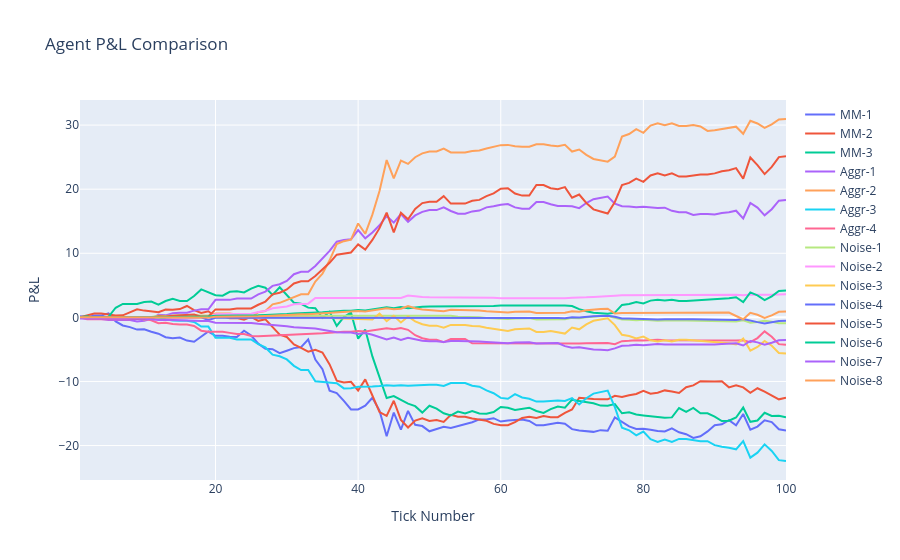

The notebook cell saved with this chart:
### Markdown cell above
## Agent Performance Analysis

### Code cell
# Create P&L comparison chart
fig = go.Figure()

# Add P&L line for each agent
for agent_id, agent in simulator.agents.items():
    metrics_df = simulator.get_agent_metrics_as_dataframe(agent_id)
    if metrics_df is not None and 'pnl' in metrics_df.columns:
        name = agent_names.get(agent_id, f"Agent {agent_id[:8]}")
        fig.add_trace(go.Scatter(
            x=metrics_df['tick'],
            y=metrics_df['pnl'],
            mode='lines',
            name=name
        ))

# Update layout
fig.update_layout(
    title="Agent P&L Comparison",
    xaxis_title="Tick Number",
    yaxis_title="P&L",
    hovermode="x unified"
)

fig.show()
